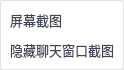
<?xml version="1.0" encoding="UTF-8"?>
<ui version="4.0">
 <class>STScreenshotOptionClass</class>
 <widget class="QWidget" name="STScreenshotOptionClass">
  <property name="geometry">
   <rect>
    <x>0</x>
    <y>0</y>
    <width>124</width>
    <height>70</height>
   </rect>
  </property>
  <property name="windowTitle">
   <string>STScreenshotOption</string>
  </property>
  <layout class="QHBoxLayout" name="horizontalLayout_4">
   <property name="spacing">
    <number>0</number>
   </property>
   <property name="leftMargin">
    <number>0</number>
   </property>
   <property name="topMargin">
    <number>0</number>
   </property>
   <property name="rightMargin">
    <number>0</number>
   </property>
   <property name="bottomMargin">
    <number>0</number>
   </property>
   <item>
    <widget class="QWidget" name="widMain" native="true">
     <property name="styleSheet">
      <string notr="true">QWidget#widMain{border-bottom: 1px solid #e3e3e3;border-top: 1px solid #e3e3e3;border-right: 1px solid #e3e3e3;border-left: 1px solid #e3e3e3;background-color: rgb(255, 255, 255);
border-radius:3px;}
</string>
     </property>
     <layout class="QVBoxLayout" name="verticalLayout">
      <property name="spacing">
       <number>0</number>
      </property>
      <property name="leftMargin">
       <number>0</number>
      </property>
      <property name="topMargin">
       <number>5</number>
      </property>
      <property name="rightMargin">
       <number>0</number>
      </property>
      <property name="bottomMargin">
       <number>5</number>
      </property>
      <item>
       <widget class="QWidget" name="widScreenshot" native="true">
        <layout class="QHBoxLayout" name="horizontalLayout">
         <property name="spacing">
          <number>0</number>
         </property>
         <property name="leftMargin">
          <number>10</number>
         </property>
         <property name="topMargin">
          <number>0</number>
         </property>
         <property name="rightMargin">
          <number>10</number>
         </property>
         <property name="bottomMargin">
          <number>0</number>
         </property>
         <item>
          <widget class="QLabel" name="lblScreenshot">
           <property name="minimumSize">
            <size>
             <width>0</width>
             <height>30</height>
            </size>
           </property>
           <property name="maximumSize">
            <size>
             <width>16777215</width>
             <height>30</height>
            </size>
           </property>
           <property name="font">
            <font>
             <family>微软雅黑</family>
             <pointsize>10</pointsize>
            </font>
           </property>
           <property name="styleSheet">
            <string notr="true">color: rgb(67, 69, 85);</string>
           </property>
           <property name="text">
            <string>屏幕截图</string>
           </property>
          </widget>
         </item>
        </layout>
       </widget>
      </item>
      <item>
       <widget class="QWidget" name="widScreenshotWithoutWindow" native="true">
        <layout class="QHBoxLayout" name="horizontalLayout_2">
         <property name="spacing">
          <number>0</number>
         </property>
         <property name="leftMargin">
          <number>10</number>
         </property>
         <property name="topMargin">
          <number>0</number>
         </property>
         <property name="rightMargin">
          <number>10</number>
         </property>
         <property name="bottomMargin">
          <number>0</number>
         </property>
         <item>
          <widget class="QLabel" name="lblScreenshotWithoutWindow">
           <property name="minimumSize">
            <size>
             <width>0</width>
             <height>30</height>
            </size>
           </property>
           <property name="maximumSize">
            <size>
             <width>16777215</width>
             <height>30</height>
            </size>
           </property>
           <property name="font">
            <font>
             <family>微软雅黑</family>
             <pointsize>10</pointsize>
            </font>
           </property>
           <property name="styleSheet">
            <string notr="true">color: rgb(67, 69, 85);</string>
           </property>
           <property name="text">
            <string>隐藏聊天窗口截图</string>
           </property>
          </widget>
         </item>
        </layout>
       </widget>
      </item>
     </layout>
    </widget>
   </item>
  </layout>
 </widget>
 <resources/>
 <connections/>
</ui>
